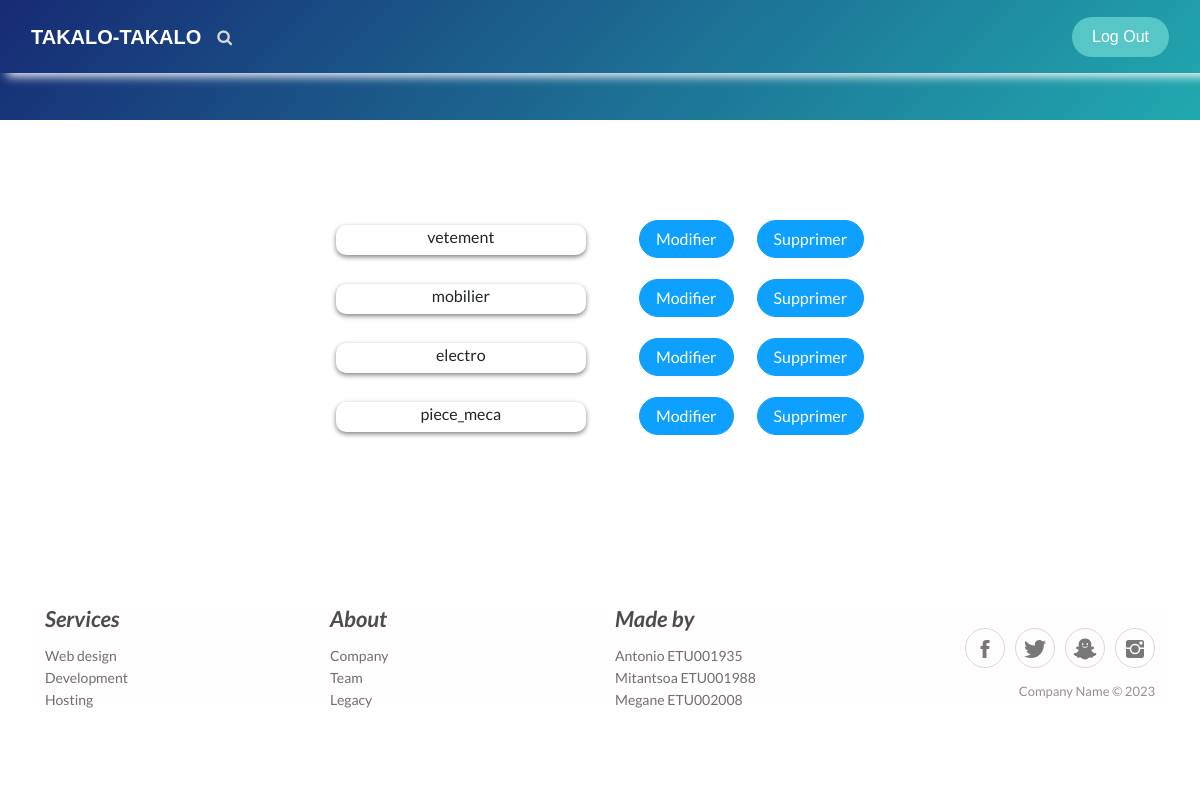
The page /index.php/categorie_controller on the database as committed earlier.
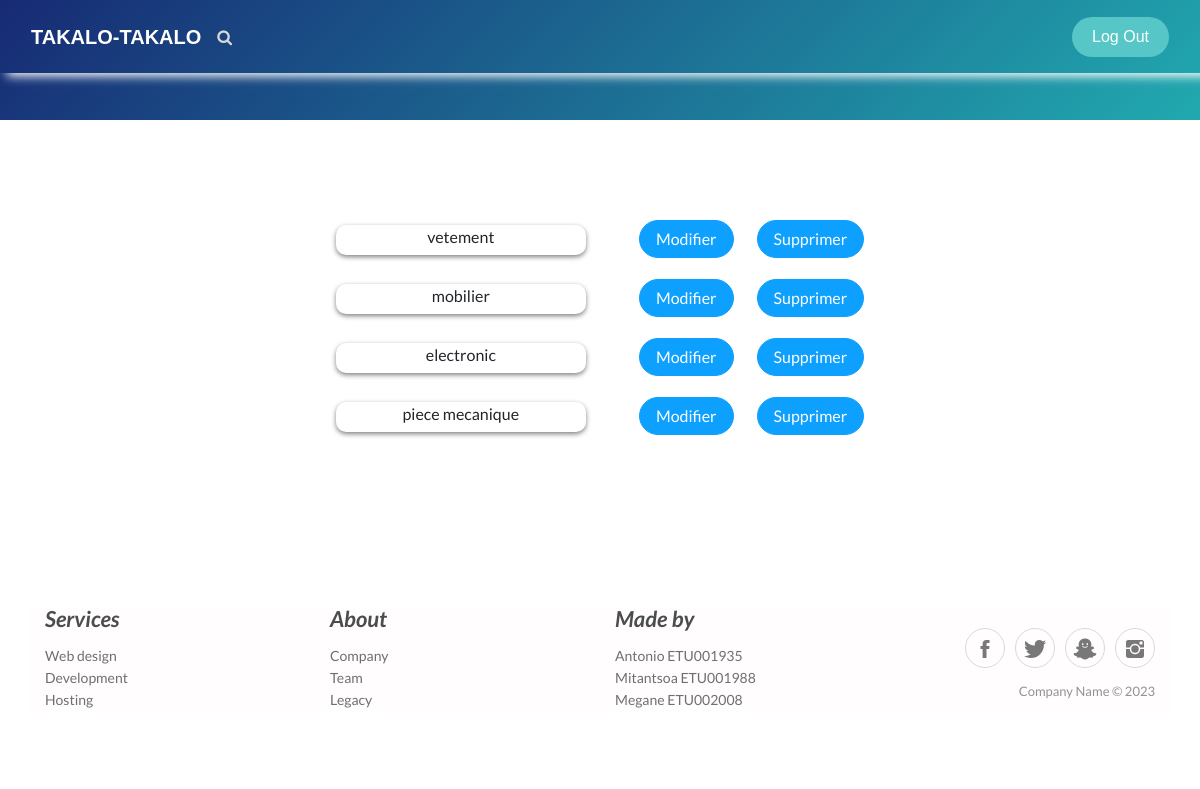
The same page on the database as committed later.
### tables this page shows
create table categorie(
     id_categorie int primary key auto_increment,
     nom_categorie varchar(30)
);

### application/views/takalo/template.php (called while the page is built)
<?php
    $this->load->view("takalo/header");
    $this->load->view($contents);
    $this->load->view("takalo/footer");
 ?>

### application/controllers/Categorie_controller.php (called while the page is built, shortened)
<?php
class Categorie_controller extends CI_Controller{
    public function index(){
        $data['categories'] = $this->Categorie_model->get_categories(null);
        $data['contents']='categorie_view';
		$this->load->view('takalo/template',$data);
    }
}

### index.php (called while the page is built, shortened)
<?php
require_once BASEPATH.'core/CodeIgniter.php';

### application/models/Categorie_model.php (called while the page is built, shortened)
<?php
class Categorie_model extends CI_Model{
    public function get_categories($id_categorie){
        if($id_categorie == null){
            $sql = "SELECT * FROM categorie";
            $query = $this->db->query($sql);
            return $query->result_array();
        }
        else{
            $sql = "SELECT * FROM categorie WHERE id_categorie = $id_categorie";
            $query = $this->db->query($sql);
            return $query->row_array();
        }
    }
}

### application/views/Categorie_view.php (the view, shortened to what this page needs)
<!DOCTYPE html>
<html>
<head>
    <link rel="stylesheet" href="assets/bootstrap/css/bootstrap.min.css">
    <link rel="stylesheet" href="https://cdnjs.cloudflare.com/ajax/libs/pikaday/1.6.1/css/pikaday.min.css">
</head>
<body>
    <main class="page hire-me-page">
        <section class="portfolio-block hire-me">
            <div class="container" style="text-align: center;    height: auto;">
            <?php foreach($categories as $categorie) : ?>
                    <div class="form-group"><label style="width: 250PX;box-shadow: 0 2px 5px grey;border-radius: 10px;text-align: center;height: 30PX;"><?php echo $categorie['nom_categorie'];?></label>
                    <a href="categorie_controller/get_form/<?php echo $categorie['id_categorie'];?>">
                        <button class="btn btn-primary" type="button" style="margin-left: 50px;">Modifier</button>
                    </a>
                    <a href="categorie_controller/delete/<?php echo $categorie['id_categorie'];?>">
                        <button class="btn btn-primary" type="button" style="margin-left: 20px;">Supprimer</button>
                    </a>
                    </div>
                <?php endforeach ?>
            </div>
        </section>
    </main>
</body>
</html>

### application/views/takalo/header.php (shortened to what this page needs)
<!DOCTYPE html>
<html lang="en">
<head>
    <link rel="stylesheet" href="<?php echo base_url('assets/bootstrap/css/bootstrap.min.css'); ?>">
    <link rel="stylesheet" href="<?php echo base_url('assets/fonts/font-awesome.min.css'); ?>">
    <link rel="stylesheet" href="<?php echo base_url('assets/fonts/ionicons.min.css'); ?>">
    <link rel="stylesheet" href="<?php echo base_url('assets/css/Footer-Clean.css'); ?>">
    <link rel="stylesheet" href="<?php echo base_url('assets/css/Footer-Dark.css'); ?>">
    <link rel="stylesheet" href="<?php echo base_url('assets/css/Header-Blue.css'); ?>">
    <link rel="stylesheet" href="<?php echo base_url('assets/css/Header-Dark.css'); ?>">
    <link rel="stylesheet" href="<?php echo base_url('assets/css/Login-Form-Dark.css'); ?>">
    <link rel="stylesheet" href="<?php echo base_url('assets/css/Navigation-with-Search.css'); ?>">
    <link rel="stylesheet" href="<?php echo base_url('assets/css/styles.css'); ?>">
</head>
<body>
    <header class="header-blue">
        <nav class="navbar navbar-dark navbar-expand-md navigation-clean-search">
            <div class="container-fluid"><a class="navbar-brand" href="#">TAKALO-TAKALO</a>
                <div class="collapse navbar-collapse" id="navcol-1">
                    <form class="form-inline mr-auto" target="_self">
                        <div class="form-group mb-0" style="/*margin-left: 235px;*/"><label for="search-field"><i class="fa fa-search"></i></label><input class="form-control search-field" type="search" id="search-field" name="search"></div>
                    </form><span class="navbar-text"> <a class="login" href="#"></a>
                </span>
                <a class="btn btn-light action-button" role="button" href="<?php echo site_url('Login/logout'); ?>">Log Out</a>
                </div>
            </div>
        </nav>
    </header>
</body>
</html>

### application/views/takalo/footer.php (shortened to what this page needs)
<!DOCTYPE html>
<html lang="en">
<head>
    <link rel="stylesheet" href="<?php echo base_url('assets/bootstrap/css/bootstrap.min.css'); ?>">
    <link rel="stylesheet" href="<?php echo base_url('assets/fonts/font-awesome.min.css'); ?>">
    <link rel="stylesheet" href="<?php echo base_url('assets/fonts/ionicons.min.css'); ?>">
    <link rel="stylesheet" href="<?php echo base_url('assets/css/Footer-Clean.css'); ?>">
    <link rel="stylesheet" href="<?php echo base_url('assets/css/Footer-Dark.css'); ?>">
    <link rel="stylesheet" href="<?php echo base_url('assets/css/Header-Blue.css'); ?>">
    <link rel="stylesheet" href="<?php echo base_url('assets/css/Header-Dark.css'); ?>">
    <link rel="stylesheet" href="<?php echo base_url('assets/css/Login-Form-Dark.css'); ?>">
    <link rel="stylesheet" href="<?php echo base_url('assets/css/Navigation-with-Search.css'); ?>">
    <link rel="stylesheet" href="<?php echo base_url('assets/css/styles.css'); ?>">
</head>
<body>
    <footer class="footer-clean">
        <div class="container">
            <div class="row justify-content-center" style="background-color: rgb(255,253,253);">
                <div class="col-sm-4 col-md-3 item">
                    <h3>Services</h3>
                    <ul>
                        <li><a href="#">Web design</a></li>
                        <li><a href="#">Development</a></li>
                        <li><a href="#">Hosting</a></li>
                    </ul>
                </div>
                <div class="col-sm-4 col-md-3 item">
                    <h3>About</h3>
                    <ul>
                        <li><a href="#">Company</a></li>
                        <li><a href="#">Team</a></li>
                        <li><a href="#">Legacy</a></li>
                    </ul>
                </div>
                <div class="col-sm-4 col-md-3 item">
                    <h3>Made by</h3>
                    <ul>
                        <li><a href="#">Antonio ETU001935</a></li>
                        <li><a href="#">Mitantsoa ETU001988</a></li>
                        <li><a href="#">Megane ETU002008</a></li>
                    </ul>
                </div>
                <div class="col-lg-3 item social"><a href="#"><i class="icon ion-social-facebook"></i></a><a href="#"><i class="icon ion-social-twitter"></i></a><a href="#"><i class="icon ion-social-snapchat"></i></a><a href="#"><i class="icon ion-social-instagram"></i></a>
                    <p class="copyright">Company Name © 2023</p>
                </div>
            </div>
        </div>
    </footer>
</body>
</html>

### assets/css/Footer-Clean.css (style rules this page uses)
.footer-clean { padding: 50px 0; background-color: #fff; color: #4b4c4d; }
.footer-clean h3 { margin-top: 0; margin-bottom: 12px; font-weight: bold; font-style: italic; font-size: 22px; }
.footer-clean ul { padding: 0; list-style: none; line-height: 1.6; font-size: 14px; margin-bottom: 0; }
.footer-clean ul a { color: inherit; text-decoration: none; opacity: 0.8; }
.footer-clean .item.social { text-align: right; }
.footer-clean .item.social > a { font-size: 24px; width: 40px; height: 40px; line-height: 40px; display: inline-block; text-align: center; border-radius: 50%; border: 1px solid #ccc; margin-left: 10px; margin-top: 22px; color: inherit; opacity: 0.75; }
.footer-clean .copyright { margin-top: 14px; margin-bottom: 0; font-size: 13px; opacity: 0.6; }

### assets/css/Header-Blue.css (style rules this page uses)
.header-blue { height: 100px; background: linear-gradient(135deg, #172a74, #21a9af); background-color: #184e8e; padding-bottom: 80px; font-family: 'Source Sans Pro', sans-serif; }
@media (min-width:768px) { .header-blue { padding-bottom: 120px; } }
.header-blue .navbar { background: transparent; padding-top: .75rem; padding-bottom: .75rem; color: #fff; border-radius: 0; box-shadow: 10px 0px 10px 3px; border: none; }
@media (min-width:768px) { .header-blue .navbar { padding-top: 1rem; padding-bottom: 1rem; } }
.header-blue .navbar .navbar-brand { font-weight: bold; color: inherit; }
.header-blue .navbar .navbar-collapse { border-top: 1px solid rgba(255,255,255,0.3); margin-top: .5rem; }
@media (min-width:768px) { .header-blue .navbar .navbar-collapse { border-color: transparent; margin: 0; } }
.header-blue .action-button, .header-blue .action-button:not(.disabled):active { border: 1px solid rgba(255,255,255,0.7); border-radius: 40px; color: #ebeff1; box-shadow: none; text-shadow: none; padding: .3rem .8rem; background: transparent; transition: background-color 0.25s; outline: none; }
.header-blue .navbar .form-inline label { color: #d9d9d9; }
.header-blue .navbar .form-inline .search-field { display: inline-block; width: 80%; background: none; border: none; border-bottom: 1px solid transparent; border-radius: 0; color: #ccc; box-shadow: none; color: inherit; transition: border-bottom-color 0.3s; }

### assets/css/Navigation-with-Search.css (style rules this page uses)
.navigation-clean-search { background: #fff; padding-top: .75rem; padding-bottom: .75rem; color: #333; border-radius: 0; box-shadow: none; border: none; margin-bottom: 0; }
@media (min-width:768px) { .navigation-clean-search { padding-top: 1rem; padding-bottom: 1rem; } }
.navigation-clean-search .navbar-brand { font-weight: bold; color: inherit; }
.navigation-clean-search .navbar-collapse, .navigation-clean-search .form-inline { border-top-color: #ddd; }
.navigation-clean-search .action-button, .navigation-clean-button .action-button:active { background: #56c6c6; border-radius: 20px; font-size: inherit; color: #fff !important; box-shadow: none; border: none; text-shadow: none; padding: 8px 20px; transition: background-color 0.25s; }
.navigation-clean-search .form-inline label { color: #ccc; }
.navigation-clean-search .form-inline .search-field { background: none; border: none; border-bottom: 1px solid transparent; border-radius: 0; color: #ccc; box-shadow: none; color: inherit; transition: border-bottom-color 0.3s; }

Rows that differ between the two databases and show on the page:
changed categorie: nom_categorie "electro" → "electronic"
changed categorie: nom_categorie "piece_meca" → "piece mecanique"
